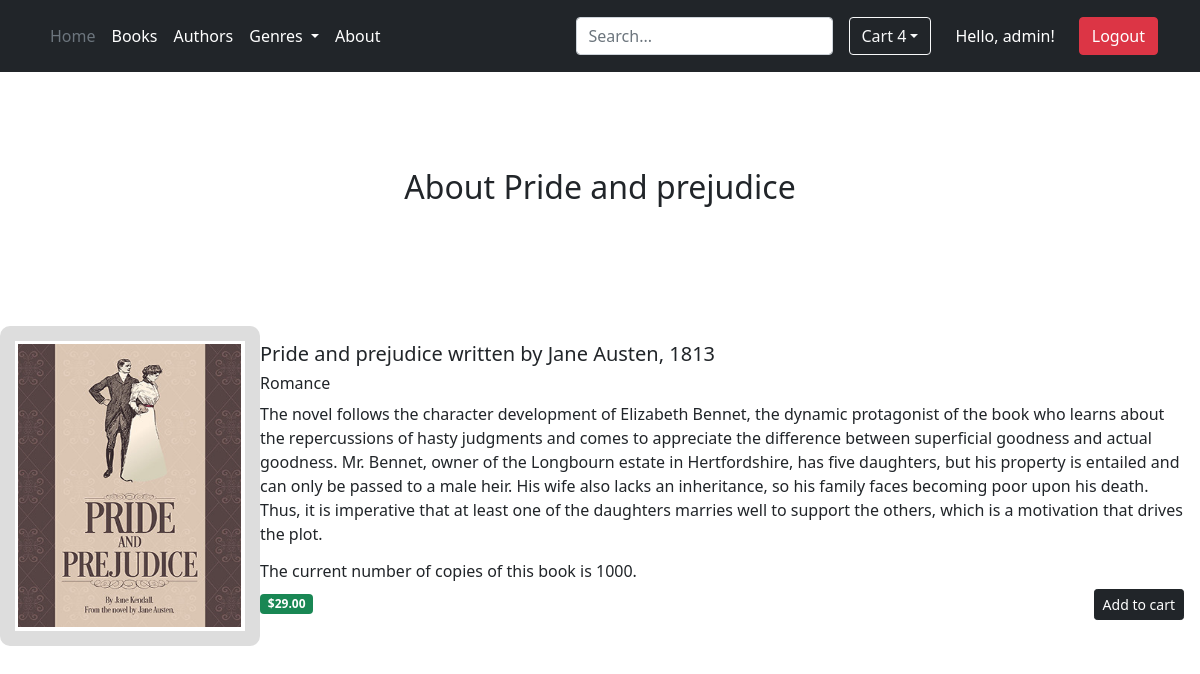
The app's page /catalog/book-1/ (signed in) with its own data.
### cart/models.py (models this page shows, shortened)
class Cart(models.Model):
    user = models.ForeignKey(User, null=True, on_delete=models.CASCADE, related_name="cart")
    products = models.ManyToManyField(Book, blank=True)
    def get_total_price(self):
        return sum([book.price for book in self.products.all()])
    def get_total_quantity(self):
        return len([book for book in self.products.all()])

### catalog/models.py (models this page shows, shortened)
class Book(models.Model):
    title = models.TextField()
    summary = models.TextField()
    date_of_publication = models.DateField(blank=True, null=True)
    price = models.DecimalField(max_digits=5, default=1.00, decimal_places=2)
    amount = models.IntegerField(null=False)
    book_cover = models.ImageField(upload_to='books/', blank=True, default="book-placeholder.jpeg")
    genre = models.ManyToManyField(Genre)
    author = models.ForeignKey(Author, on_delete=models.CASCADE, null=True, related_name="books")
    def get_genre(self):
        return ",".join([genre.name for genre in self.genre.all()])
    def get_date(self):
        return self.date_of_publication.strftime("%Y")
    get_genre.short_description = "Genre"

class Author(models.Model):
    first_name = models.CharField(max_length=100)
    last_name = models.CharField(max_length=100)
    date_of_birth = models.DateField(blank=True, null=True)
    date_of_death = models.DateField(blank=True, null=True)
    photo = models.ImageField(upload_to='authors/', blank=True)
    def __str__(self):
        return f"{self.first_name} {self.last_name}"

class Genre(models.Model):
    name = models.CharField(max_length=50)
    genre_picture = models.ImageField(upload_to='genres/', blank=True)
    def get_genre_url(self):
        return reverse("catalog-genres", args=[self.id])

### catalog/views.py (the view)
# urls.py: path('catalog/book-<int:id>/', BookView.as_view(), name="catalog-book"),
class BookView(TemplateView):
    template_name = "catalog/book.html"
    def get(self, request, id):
        book = Book.objects.get(id=id)
        genres = Genre.objects.all()
        params = {
            'title': f"About {book.title}",
            'book': book,
            'genres': genres
        }
        return render(request, self.template_name, params)

### templates/catalog/book.html (shortened to what this page needs)
{% extends 'base.html' %}
{% block title %} About {{book.title}} {% endblock %}
{% block content %}
   <main>
          <p>{% if book.book_cover %} <img src="{{ book.book_cover.url }}" width="20%" height="320px" class="fig"> {% endif %}
          <div class="card-body" bis_skin_checked="1">
                   <h5 class="card-text"> {{book.title}} written by {{book.author}}, {{book.get_date}}</h5>
                   <h6 class="card-text"> {{book.get_genre}} </h6>
                   <p class="card-text"> {{book.summary}} </p>
                   <h6 class="card-text"> The current number of copies of this book is {{book.amount}}.</h6>
                   <div class="d-flex justify-content-between align-items-center" bis_skin_checked="1">
                       <span class="badge bg-success">${{book.price}}</span><button type="button" class="btn btn-sm btn-dark">Add to cart</button>
                   </div>
          </div>
          </p>
   </main>
{% endblock %}

### templates/base.html (shortened to what this page needs)
<!DOCTYPE html>
<html lang="en">
<head>
 <link href="https://cdn.jsdelivr.net/npm/bootstrap@5.0.2/dist/css/bootstrap.min.css" rel="stylesheet">
</head>
<body>
  <header class="p-3 bg-dark text-white">
      <div class="container" bis_skin_checked="1">
        <div class="d-flex flex-wrap align-items-center justify-content-center justify-content-lg-start" bis_skin_checked="1">
          <ul class="nav col-12 col-lg-auto me-lg-auto mb-2 justify-content-center mb-md-0">
            {% if genres %}
            <li><a href="{% url 'catalog-index' %}" class="nav-link px-2 text-secondary">Home</a></li>
            <li><a href="{% url 'catalog-index' %}" class="nav-link px-2 text-white">Books</a></li>
            <li><a href="{% url 'catalog-authors' %}" class="nav-link px-2 text-white">Authors</a></li>
            <li>
              <div class="dropdown">
                <span class="nav-link px-2 text-white dropdown-toggle" type="button" id="dropdownMenuButton" data-toggle="dropdown" aria-haspopup="true" aria-expanded="false">
                  Genres
                </span>
              </div>
            </li>
            {% endif %}
            <li><a href="{% url 'catalog-about' %}" class="nav-link px-2 text-white">About</a></li>
          </ul>
          <form class="col-12 col-lg-auto mb-3 mb-lg-0 me-lg-3" method="post" action="{% url 'catalog-search' %}">
            <input name="search" type="search" class="form-control form-control-dark" placeholder="Search..." aria-label="Search">
          </form>
          {% if user.is_authenticated %}
          <div class="dropdown">
                    <a class="btn btn-outline-light dropdown-toggle" id="dropdownMenuButton2" data-toggle="dropdown" aria-haspopup="true" aria-expanded="false">Cart {{user.cart.first.get_total_quantity}}</span></a>
                </div>
          <span class="px-4 text-white">Hello, {{user.username}}!</span><a href="{% url 'logout' %}" class="btn btn-danger">Logout</a>
          {% else %}
          <div class="text-end" bis_skin_checked="1">
            <a href="{% url 'login' %}" class="btn btn-outline-light me-2">Login</a>
            <a href="{% url 'accounts-signup' %}" class="btn btn-warning">Sign-up</a>
          </div>
          {% endif %}
        </div>
      </div>
  </header>
  <section class="py-5 text-center container">
          <div class="row py-lg-5" bis_skin_checked="1">
            <div class="col-lg-6 col-md-8 mx-auto" bis_skin_checked="1">
              <h2 class="fw-light">{% block title %} {% endblock %}</h2>
            </div>
          </div>
  </section>
    {% block content %}{% endblock %}
</body>
</html>

### templates/catalog/book.html (style rules this page uses)
IMG.fig { float: left; padding-right: 4px; padding-bottom: 4px; }
img { border: 15px solid #ddd; border-radius: 10px; padding: 3px; width: 260px; }

### records on screen
Book: title "Pride and prejudice", book_cover (picture), author "Jane Austen", get_date "1813", get_genre "Romance", summary "The novel follows the character development of Elizabeth Bennet, the dynamic protagonist of the book who learns about the repercussions of hasty judgments and comes to appreciate the difference between superficial goodness and actual goodness. Mr. Bennet, owner of the Longbourn estate in Hertfordshire, has five daughters, but his property is entailed and can only be passed to a male heir. His wife also lacks an inheritance, so his family faces becoming poor upon his death. Thus, it is imperative that at least one of the daughters marries well to support the others, which is a motivation that drives the plot.", amount "1000", price "29.00"

### other values on screen
{{ user.cart.first.get_total_quantity }} "4"
{{ user.username }} "admin"
